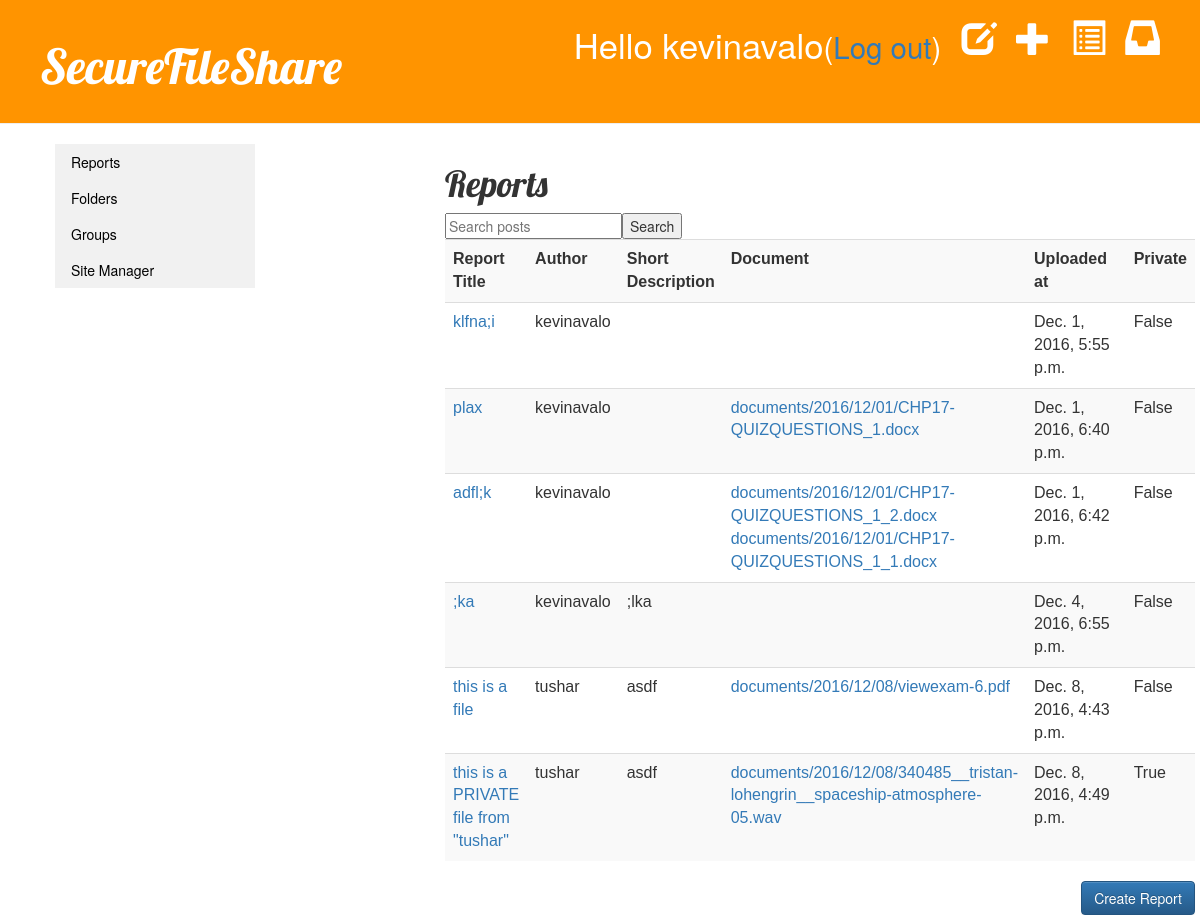
Before: / (signed in) with the older database file.
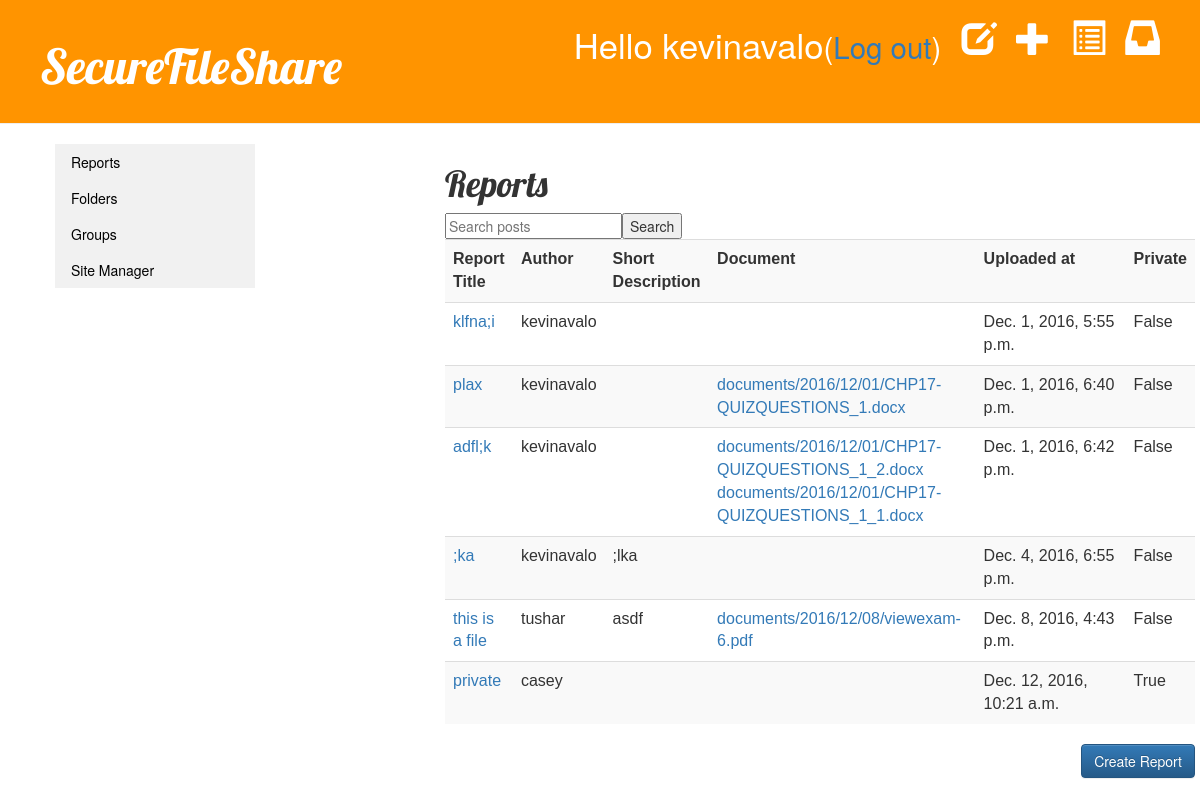
After: the same page with the newer database file.
### blog/models.py (models this page shows, shortened)
class Report(models.Model): #this Report is a django model
    author = models.ForeignKey('auth.User') #link to another model
    title = models.CharField(max_length=200) #text with limited number of chars
    private = models.BooleanField(default=False) #checkbox for private
    short_description = models.CharField(max_length=100, blank=True)
    long_description = models.CharField(max_length=500, blank=True) #text with unlimited number of chars
    group = models.CharField(max_length=100, default="", blank=True)
    documents = models.ManyToManyField(Document)
    folder = models.ForeignKey(Folder, null=True, default=None, blank=True)
    upload_at = models.DateTimeField(auto_now_add=True)
    created_date = models.DateTimeField(default=timezone.now) #date and time
    published_date = models.DateTimeField(blank=True, null=True)

class Document(models.Model):
    document = models.FileField(upload_to='documents/%Y/%m/%d')

### blog/views.py (the view)
# urls.py: url(r'^$', views.report_list, name='report_list'), #views.report_list is the place to go if we arrive at the main page
@login_required
def report_list(request):
    query = request.GET.get("q")
    if query:
        reports = Report.objects.filter((
            Q(title__icontains=query)|
            Q(author__first_name__icontains=query)|
            Q(author__last_name__icontains=query)|
            Q(long_description__icontains=query)|
            Q(short_description__icontains=query)
        ) & Q(Q(private=False) | Q(author=request.user)) & Q(published_date__lte=timezone.now())) # fixing privacy issues with searching
    elif request.user.is_superuser:
        reports = Report.objects.filter(published_date__lte=timezone.now()) #get all non-drafts #Report.objects.all
    else:
        reports = Report.objects.filter(Q(Q(private=False) | Q(author=request.user)) & Q(published_date__lte=timezone.now())).order_by('published_date')
    return render(request, 'blog/report_list.html', {'reports': reports})

### blog/templates/blog/report_list.html
{% extends 'blog/base.html' %}
{% block content %}
<h1>Reports</h1>
{% if user.is_authenticated %}
<table class="table table-inverse table-striped">
		<tr>
			<th>Report Title</th>
			<th>Author</th>
			<th>Short Description</th>
			<th>Document</th>
			<th>Uploaded at</th>
			<th>Private</th>
		</tr>
<form method='GET' action=''>
<input type='text' name='q' placeholder='Search posts' value='{{ request.GET.q }}'/>
<input type='submit' value='Search' />
{% for report in reports %}
		<tr>
			<td><a href="{% url 'report_detail' pk=report.pk %}">{{ report.title }}</a></td>
			<td>{{ report.author }}</td>
			<td>{{ report.short_description }}</td>
		<td>{% for document in report.documents.all %}
			<a href="{{ document.document.url }}">{{ document.document.name }}</a>
		{% endfor %}</td>
			<td width="20%">{{report.upload_at}}</td>
			<td>{{ report.private }}</td>
		</tr>
{% endfor %}
</table>
<a href="{% url 'report_new' %}"><button type="button" class="btn btn-primary">Create Report</button></a>
{% else %}
<p> Please <a href="{% url 'login' %}">login</a> to continue.</p>
{% endif %}
{% endblock %}

Changed rows visible on the page:
removed Report: title "this is a PRIVATE file from \"tushar\"", author "tushar", short_description "asdf", upload_at "Dec. 8, 2016, 4:49 p.m.", private "True"
no longer on this page (row unchanged): Document: document.name "documents/2016/12/08/340485__tristan-lohengrin__spaceship-atmosphere-05.wav", shown under "this is a PRIVATE file from \"tushar\""
added Report: title "private", author "casey", upload_at "Dec. 12, 2016, 10:21 a.m.", private "True"
